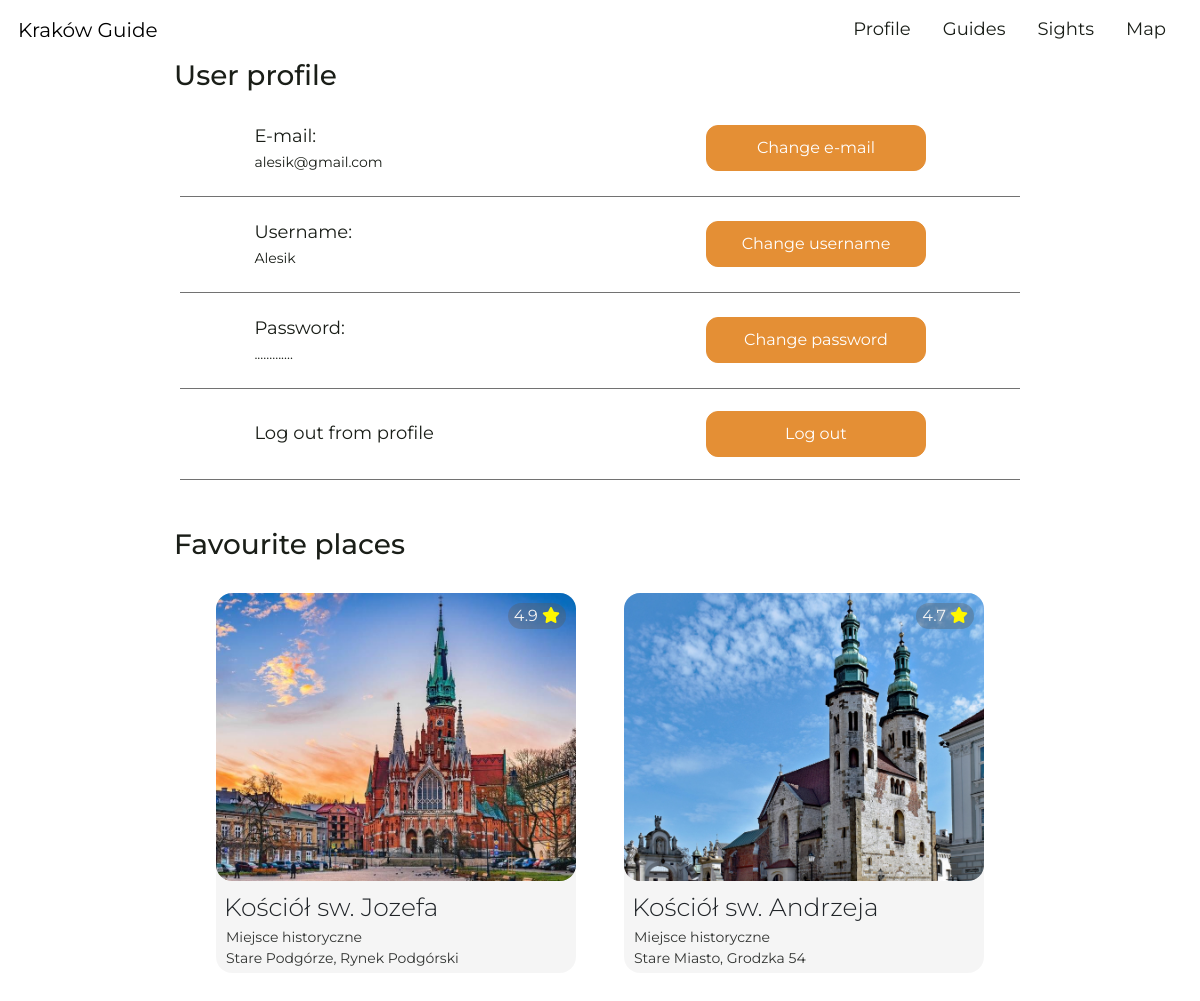
Screenshot of /profile (signed in) with the database file from the repository.
### tables this page shows
CREATE TABLE users (id INTEGER PRIMARY KEY AUTOINCREMENT NOT NULL, username TEXT NOT NULL, email TEXT NOT NULL, hash TEXT NOT NULL);

CREATE TABLE sights (sight_id INTEGER PRIMARY KEY AUTOINCREMENT NOT NULL, name TEXT NOT NULL, address TEXT, mark NUMERIC, categories TEXT, photos TEXT);

### app.py (the view)
@app.route("/profile")
def profile():
    user = query_db("SELECT id, username, email FROM users WHERE id = ?", (session["user_id"],))
    print(user)
    if user == []:
        return apology("Looks like you don't have permission", 400)
    favourites = query_db("SELECT sight_id FROM favourites WHERE user_id = ?",
                 (session["user_id"],))
    list = []
    if favourites == []:
        sights = []
    else:
        for favourite in favourites:
            list.append(int(favourite[0]))
    sights = query_db("SELECT * FROM sights WHERE sight_id IN (SELECT sight_id FROM favourites WHERE user_id = ?)",
             (session["user_id"],))
    return render_template("profile.html", user=user[0], sights=sights, favourites=list)

### app.py (called while the page is built)
def get_db():
    db = getattr(g, '_database', None)
    if db is None:
        db = g._database = sqlite3.connect(DATABASE)
    return db

@app.teardown_appcontext
def close_connection(exception):
    db = getattr(g, '_database', None)
    if db is not None:
        db.close()

def query_db(query, args=(), one=False):
    cur = get_db().execute(query, args)
    rv = cur.fetchall()
    cur.close()
    return (rv[0] if rv else None) if one else rv

@app.after_request
def after_request(response):
    response.headers["Cache-Control"] = "no-cache, no-store, must-revalidate"
    response.headers["Expires"] = 0
    response.headers["Pragma"] = "no-cache"
    return response

### templates/profile.html (shortened to what this page needs)
{% extends "layout.html" %}
{% block main %}
    <section class="profile">
        <h3>User profile</h3>
        <div class="profile_line container-xl">
            <div class="row">
                <div class="col-sm-6 col">
                    <p>E-mail:</p>
                    <span>{{ user[2] }}</span>
                </div>
                <div class="col-sm-6">
                    <button class="btn" data-bs-toggle="modal" data-bs-target="#emailChangeModal">Change e-mail</button>
                </div>
            </div>
        </div>
        <div class="profile_line container-xl">
            <div class="row">
                <div class="col-sm-6 col">
                    <p>Username:</p>
                    <span>{{ user[1] }}</span>
                </div>
                <div class="col-sm-6">
                    <button class="btn" data-bs-toggle="modal" data-bs-target="#usernameChangeModal">Change username</button>
                </div>
            </div>
        </div>
        <div class="profile_line container-lg">
            <div class="row">
                <div class="col-sm-6 col">
                    <div>
                        <p>Password:</p>
                        <span>.............</span>
                    </div>
                </div>
                <div class="col-sm-6">
                    <button class="btn" data-bs-toggle="modal" data-bs-target="#passwordChangeModal">Change password</button>
                </div>
            </div>
        </div>
        <div class="profile_line container-md">
            <div class="row">
                <div class="col-sm-6 col">
                    <p>Log out from profile</p>
                </div>
                <div class="col-sm-6">
                    <form action="/logout" method="get">
                        <button class="btn" type="submit" autocomplete="off">Log out</button>
                    </form>
                </div>
            </div>
        </div>
    </section>
    <section class="pt-5">
        <h3 class="profile-favourites">
            Favourite places
        </h3>
        <div class="container-fluid">
            <div class="row row-cols-auto justify-content-center">
                {% for sight in sights%}
                <div class="card p-0 m-4">
                    <div class="card_image" style="background-image: url('./static/sights/{{ sight[0] }}.jpg');"></div>
                    <div class="card_name ps-2 pt-2">{{ sight[1] }}</div>
                    <p>{{ sight[4] }}</p>
                    <p class="description">{{ sight[2] }}</p>
                    <form action="/favourite" method="post">
                        <button class="favourite" type="submit" autocomplete="off" >
                            {{ sight[3] }}
                            {% if sight[0] in favourites %}
                            <i class="fa-solid fa-star favourited"></i>
                            {% else %}
                            <i class="fa-solid fa-star"></i>
                            {% endif %}
                        </button>
                    </form>
                </div>
                {% endfor %}
            </div>
        </div>
    </section>
{% endblock %}

### templates/layout.html (shortened to what this page needs)
<!DOCTYPE html>
<html lang="en">
    <head>
        <link href="https://cdn.jsdelivr.net/npm/bootstrap@5.3.3/dist/css/bootstrap.min.css" rel="stylesheet">
        <link href="/static/styles.css" rel="stylesheet">
    </head>
    <body>
        <nav id="navbar-brand" class="navbar navbar-expand-md navbar-light sticky-top">
            <div class="container-fluid p-0">
                <a class="navbar-brand" href="/">Kraków Guide</a>
                <div class="collapse navbar-collapse justify-content-end" id="navbar">
                    <ul class="navbar-nav">
                        {% if session["user_id"] %}
                        <li class="nav-item"><a class="nav-link px-3" href="/profile">Profile</a></li>
                        {% endif %}
                        <li class="nav-item"><a class="nav-link px-3" href="#">Guides</a></li>
                        <li class="nav-item"><a class="nav-link px-3" href="#">Sights</a></li>
                        <li class="nav-item"><a class="nav-link px-3" disabled href="#">Map</a></li>
                    </ul>
                </div>
            </div>
        </nav>
        <main class="container-fluid p-0 m-auto text-center">
            {% block main %}{% endblock %}
        </main>
    </body>
</html>

### static/styles.css (style rules this page uses)
body { font-family: "Montserrat"; padding: 0 1.5dvw; background-color: #FFFFFF; color: #1A1E18; }
h3 { text-align: start; }
.btn { background-color: #E48F35; border-color: #E48F35; color: #FFFFFF; }
#navbar-brand { background-color: #FFFFFF; }
#navbar { margin-left: 23.5%; color: rgb(52, 43, 43); }
#navbar .nav-link { font-size: 18px; color: #1A1E18; cursor: pointer; }
.card { height: 380px; border-radius: 16px; font-family: "Montserrat"; border: none; background-color: rgba(0, 0, 0, 0.04); }
.card p { margin: 0 0 0 10px; text-align: left; font-size: 14px; color: #323432; position: relative; }
.card .card_image { max-width: 88dvw; width: 360px; height: 288px; background-color: inherit; background-image: url(./Jozefa5_4.jpg); background-size: cover; background-size: contain; background-repeat: no-repeat; border-radius: 16px; }
.card .card_name { font-size: 25px; text-align: left; font-family: "Montserrat"; font-weight: 300; }
.favourite { position: absolute; top: 10px; right: 10px; border: none; border-radius: 16px; font-family: inherit; color: #F4F4F4; background-color: rgba(90, 89, 89, 0.35); }
.favourite .fa-solid.fa-star { color: #F4F4F4; }
.favourite .fa-solid.fa-star.favourited { color: #fff700; }
.profile-favourites { margin-left: 13dvw; }
.profile { min-width: 300px; margin: auto; }
.profile h3 { margin-left: 13dvw; }
.profile .profile_line { width: 70dvw; border-bottom: #323432; border-bottom: 1px solid rgba(21, 21, 20, 0.6); padding: 22px 0; }
.profile .profile_line p { margin-bottom: 0; font-size: 18px; }
.profile .profile_line span { font-size: 14px; }
.profile .profile_line .row { align-items: center; }
.profile .profile_line .col { text-align: start; padding-left: 10%; }
.profile .profile_line .btn { width: 220px; height: 46px; border-radius: 12px; }

### rows the page displays
users: email "alesik@gmail.com", username "Alesik"
sights: shows a picture, name "Kościół sw. Jozefa", categories "Miejsce historyczne", address "Stare Podgórze, Rynek Podgórski", mark "4.9"
sights: shows a picture, name "Kościół sw. Andrzeja", categories "Miejsce historyczne", address "Stare Miasto, Grodzka 54", mark "4.7"
